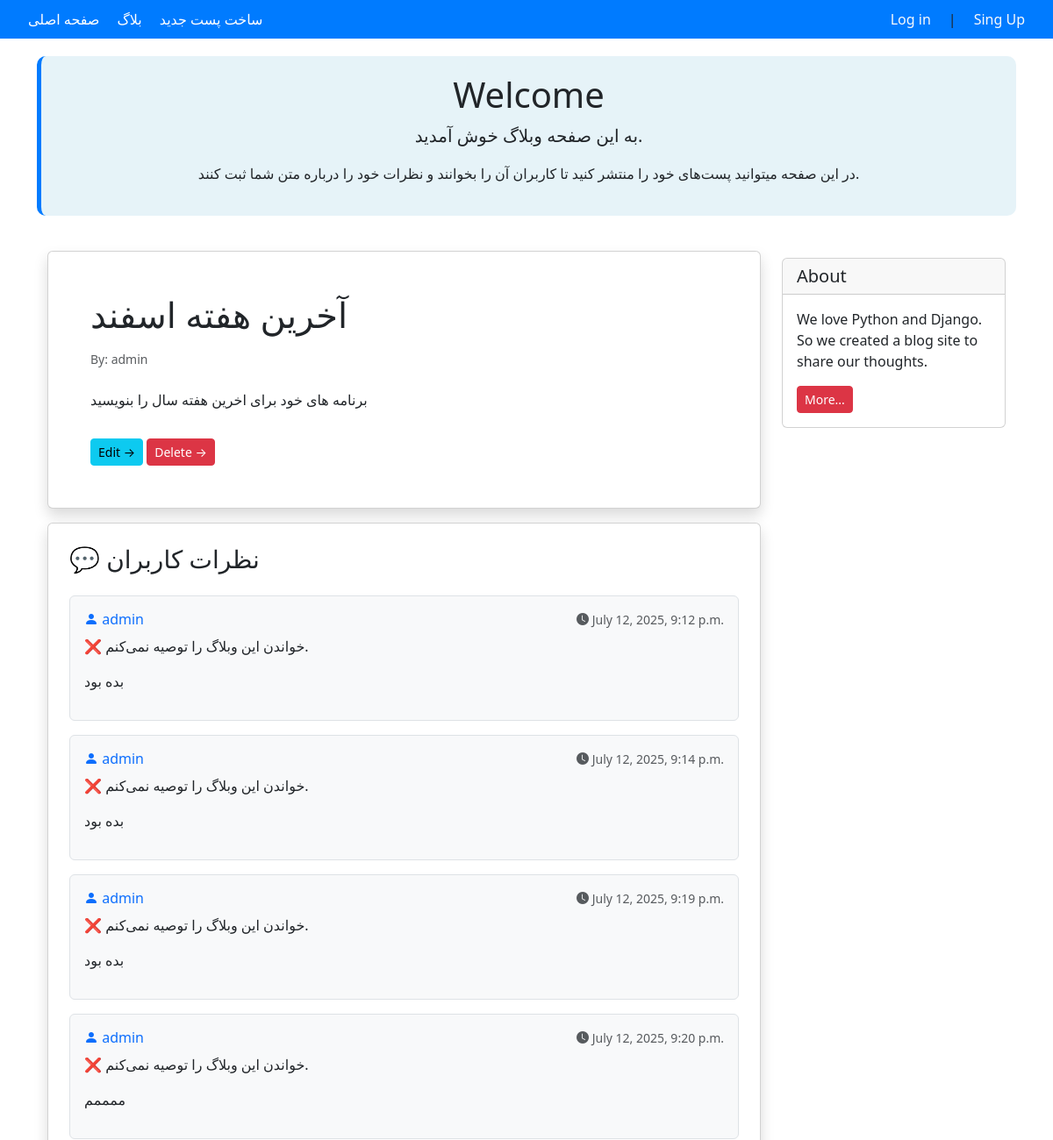
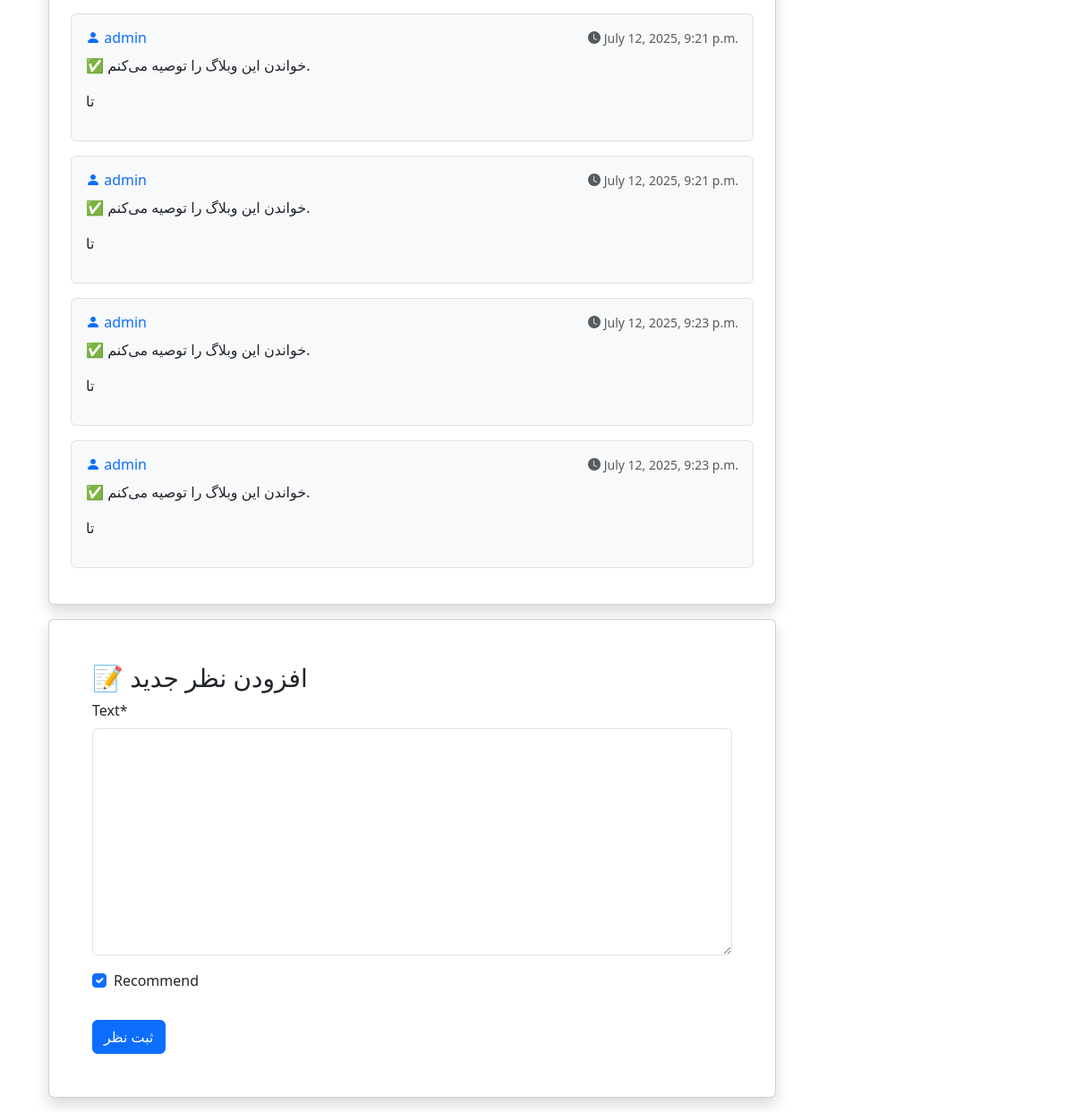
The page /30/ on the database its author committed (2 pictures, top to bottom).
### blog/models.py (models this page shows, shortened)
class Post(models.Model):
    STATUS_CHOICES =(
        ('pub','Published'),
        ('drf','Draft'),
    )
    title = models.CharField(max_length=200)
    text = models.TextField()
    datetime_created = models.DateTimeField(auto_now_add=True)
    datetime_modified = models.DateTimeField(auto_now=True)
    status = models.CharField(choices= STATUS_CHOICES,max_length=3 )
    author = models.ForeignKey("auth.User",on_delete = models.CASCADE)

class Comment(models.Model):
    text = models.TextField()
    datetime_created = models.DateTimeField(auto_now_add=True)
    user = models.ForeignKey(get_user_model(),on_delete = models.CASCADE)
    is_activate = models.BooleanField(default=True)
    recommend = models.BooleanField(default=True)
    post = models.ForeignKey(Post,on_delete = models.CASCADE,related_name='comments')

### blog/views.py (the view)
# urls.py: path('<int:pk>/',views.post_detail,name='post_detail'),
def post_detail(request,pk):
    post = get_object_or_404(Post,pk=pk)
    post_comments = post.comments.all()
    if request.method == 'POST':
        comment_form = CommentForm(request.POST)
        if comment_form.is_valid():
            new_comment = comment_form.save(commit=False)
            new_comment.post = post
            new_comment.user = request.user
            new_comment.save()
            comment_form = CommentForm()
    else:
        comment_form = CommentForm()
    return render(request,"blog/post_detail.html",{"post":post,
        "comments":post_comments,
        "comment_form":comment_form,
        })

### blog/forms.py
class CommentForm(forms.ModelForm):
    class Meta:
        model = Comment
        fields = ['text','recommend']

### blog/templates/blog/post_detail.html (shortened to what this page needs)
{% extends '_base.html' %}
{% load crispy_forms_tags %}
{% block content %}
<div class="container mt-4">
    <div class="row">
        <div class="col-9">
            <div class="card shadow my-3 p-5">
                <h1>{{ post.title }}</h1>
                <p class="small text-muted mt-2">By: {{ post.author }}</p>
                <p class="mt-2">{{ post.text }}</p>
                <div class="mt-3">
                    <a href="{% url 'post_update' post.id %}" class="btn btn-sm btn-info">Edit &rarr;</a>
                    <a href="{% url 'post_delete' post.id %}" class="btn btn-sm btn-danger">Delete &rarr;</a>
                </div>
            </div>
            <div class="card shadow my-3 p-4">
                <h3 class="mb-4">💬 نظرات کاربران</h3>
                    {% for comment in comments %}
                        {% if comment.is_activate %}
                            <div class="border rounded p-3 mb-3 bg-light">
                                <div class="d-flex justify-content-between align-items-center mb-2">
                                    <h6 class="mb-0 text-primary">
                                        <i class="bi bi-person-fill"></i> {{ comment.user.username }}
                                    </h6>
                                    <small class="text-muted">
                                        <i class="bi bi-clock-fill"></i>
                                        {{ comment.datetime_created|date:"F j, Y, g:i a" }}
                                    </small>
                                </div>
                                <p class="mb-1">
                                    {% if comment.recommend %}
                                        ✅ خواندن این وبلاگ را توصیه می‌کنم.
                                    {% else %}
                                        ❌ خواندن این وبلاگ را توصیه نمی‌کنم.
                                    {% endif %}
                                </p>
                                <p class="text-dark">
                                    {{ comment.text|linebreaks }}
                                </p>
                            </div>
                        {% endif %}
                    {% endfor %}
            </div>
            <div class="card shadow my-3 p-5">
                <h3>📝 افزودن نظر جدید</h3>
                <form method="POST">
                    {{ comment_form|crispy }}
                    <button type="submit" class="btn btn-primary mt-3">ثبت نظر</button>
                </form>
            </div>
        </div>
        <div class="col-3">
            <div class="card my-4">
                <h5 class="card-header">About</h5>
                <div class="card-body">
                    <p class="card-text">We love Python and Django. So we created a blog site to share our thoughts.</p>
                    <a href="#" class="btn btn-sm btn-danger">More...</a>
                </div>
            </div>
        </div>
    </div>
</div>
{% endblock content %}

### templates/_base.html (style rules this page uses)
body { transition: background-color 0.3s, color 0.3s; }

### rows shown on the page
Post: title "آخرین هفته اسفند", author "admin", text "برنامه های خود برای اخرین هفته سال را بنویسید"
Comment: user.username "admin", datetime_created "July 12, 2025, 9:12 p.m.", recommend "❌ خواندن این وبلاگ را توصیه نمی‌کنم.", text "بده بود"
Comment: user.username "admin", datetime_created "July 12, 2025, 9:14 p.m.", recommend "❌ خواندن این وبلاگ را توصیه نمی‌کنم.", text "بده بود"
Comment: user.username "admin", datetime_created "July 12, 2025, 9:19 p.m.", recommend "❌ خواندن این وبلاگ را توصیه نمی‌کنم.", text "بده بود"
Comment: user.username "admin", datetime_created "July 12, 2025, 9:20 p.m.", recommend "❌ خواندن این وبلاگ را توصیه نمی‌کنم.", text "ممممم"
Comment: user.username "admin", datetime_created "July 12, 2025, 9:21 p.m.", recommend "✅ خواندن این وبلاگ را توصیه می‌کنم.", text "تا"
Comment: user.username "admin", datetime_created "July 12, 2025, 9:21 p.m.", recommend "✅ خواندن این وبلاگ را توصیه می‌کنم.", text "تا"
Comment: user.username "admin", datetime_created "July 12, 2025, 9:23 p.m.", recommend "✅ خواندن این وبلاگ را توصیه می‌کنم.", text "تا"
Comment: user.username "admin", datetime_created "July 12, 2025, 9:23 p.m.", recommend "✅ خواندن این وبلاگ را توصیه می‌کنم.", text "تا"
